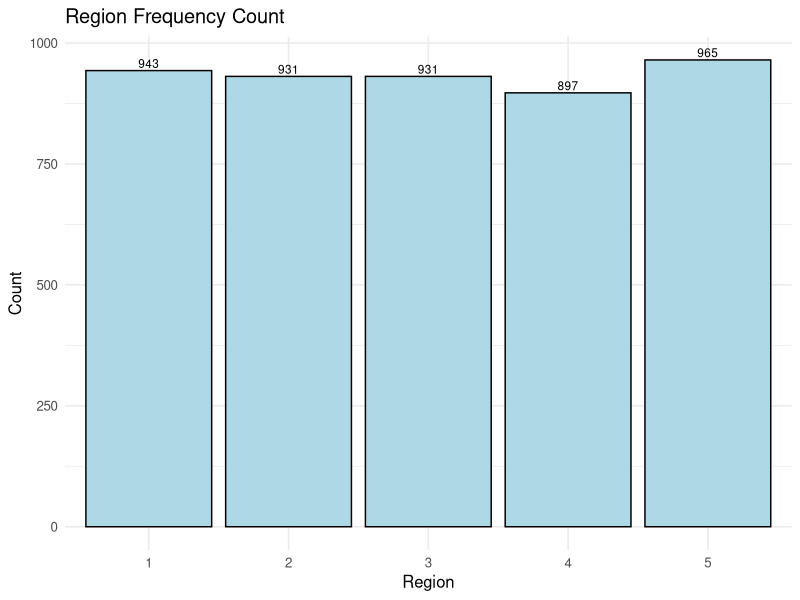
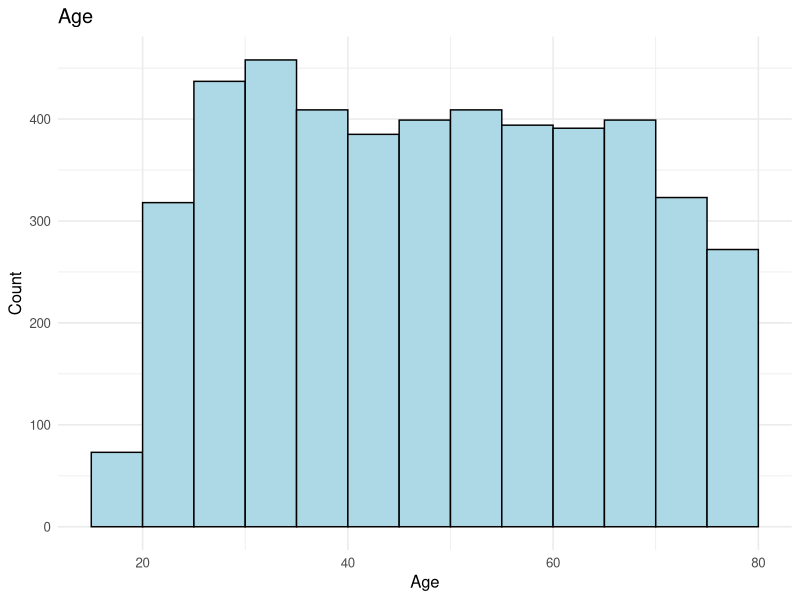
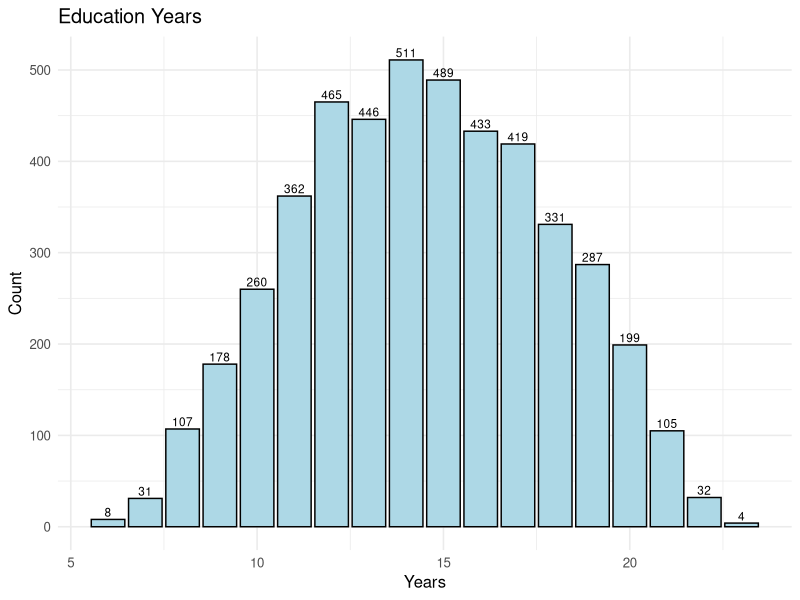
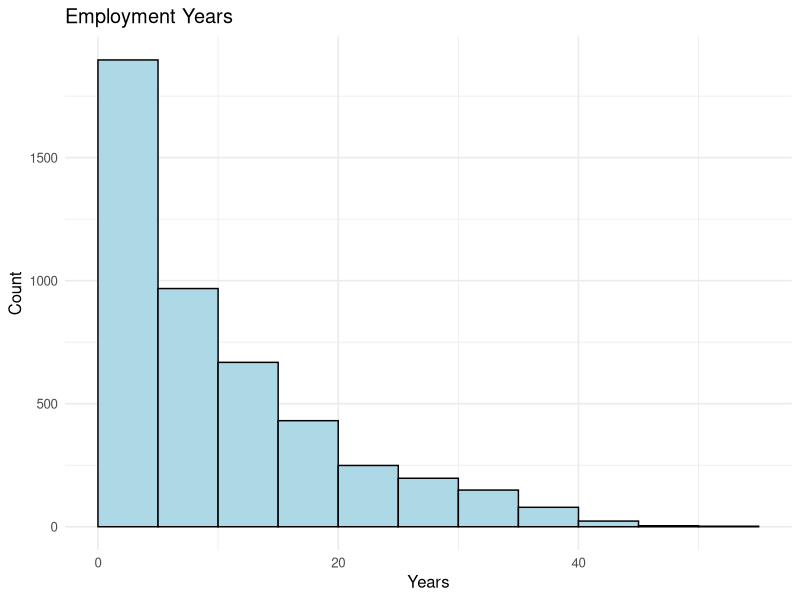
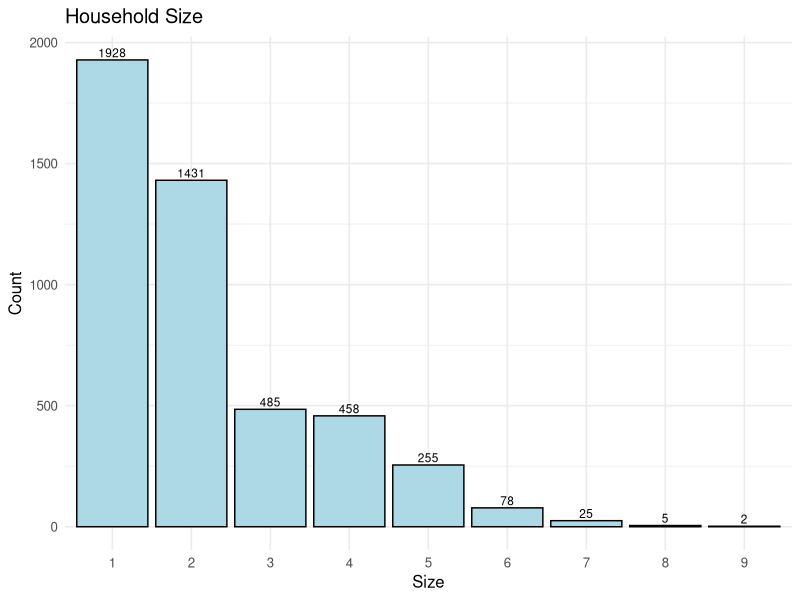
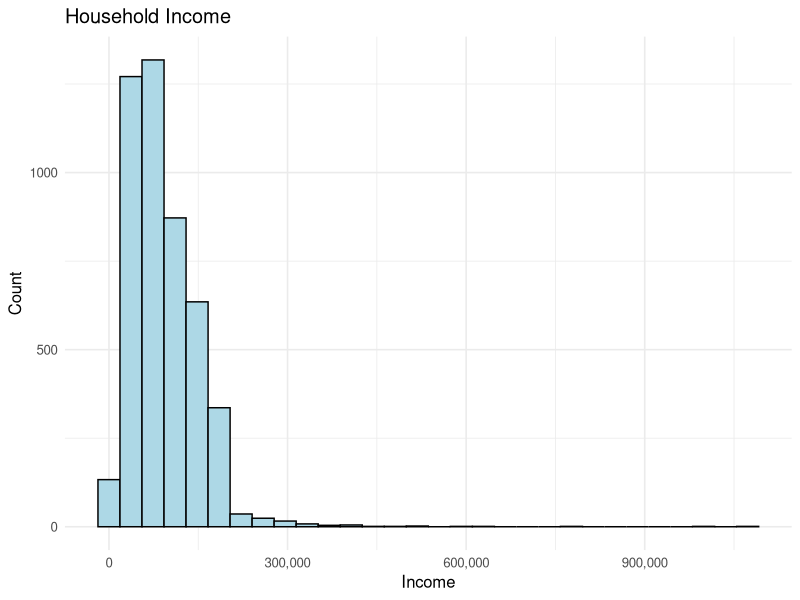
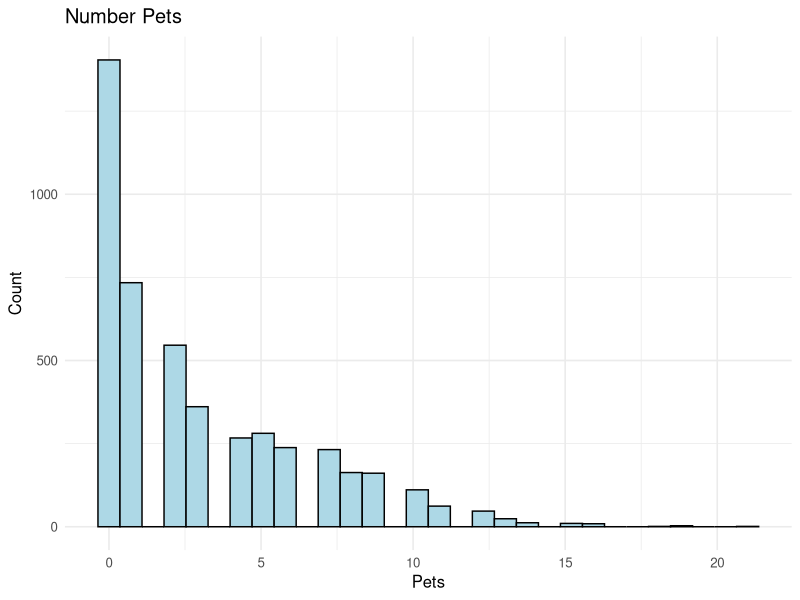
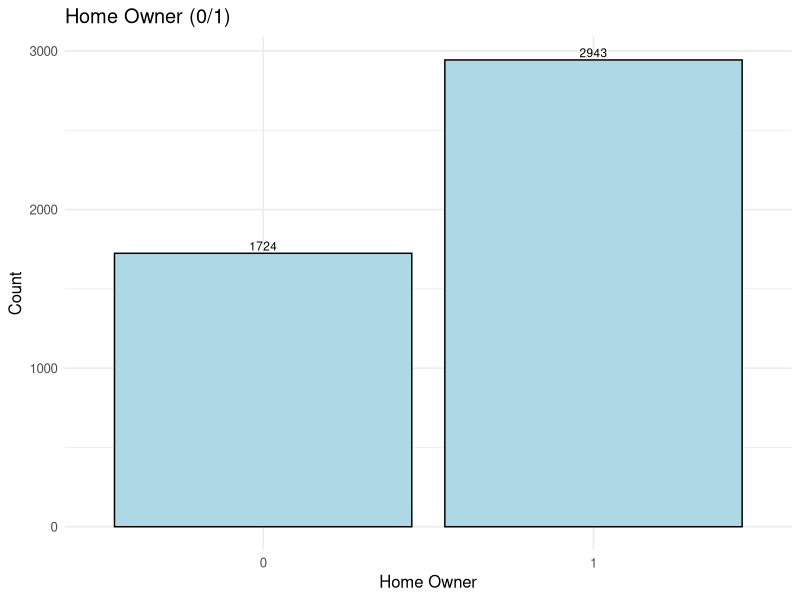

Recreate these plots in R, in order.
## ---- chunk 1
knitr::opts_chunk$set(echo = FALSE)
library(readxl)
library(ggplot2)
library(corrplot)
library(car)
customer_data <- read_excel("./outputs/26-04-14-16/customer_data_cleaned.xlsx")

# Convert columns that should be numeric but may be stored as text
numeric_cols <- c(
  "Region", "Age", "Education Years", "Employment Years", "Household Size",
  "Household Income", "Number Pets", "umber Pets", "Home Owner", "Car Value",
  "Commute Distance", "Credit Card Tenure", "TV Watching Hours",
  "Coupon Redemption", "Brand Tenure Months", "Monthly Spend ProductA",
  "Cumulative Spend ProductA", "Monthly Spend ProductB", "Cumulative Spend ProductB",
  "Monthly Spend ProductC", "Cumulative Spend ProductC", "Total Avg Monthly Spend",
  "High Value Customer"
)

numeric_cols <- intersect(numeric_cols, names(customer_data))

safe_numeric <- function(x) {
  as.numeric(gsub("[^0-9.-]", "", as.character(x)))
}

customer_data[numeric_cols] <- lapply(customer_data[numeric_cols], safe_numeric)
theme_set(theme_minimal(base_size = 12))
## ---- chunk 2
head(customer_data)
str(customer_data)
summary(customer_data)
sum(is.na(customer_data))
## ---- chunk 3
na_rows_productA <- which(is.na(customer_data$`Cumulative Spend ProductA`))
na_rows_productA
customer_data[na_rows_productA, c("CustomerID", "Cumulative Spend ProductA")]
## ---- chunk 4
summary(customer_data$Region)
ggplot(customer_data, aes(x = factor(Region, levels = 1:5))) +
  geom_bar(fill = "lightblue", color = "black") +
  geom_text(stat = "count", aes(label = after_stat(count)), vjust = -0.3, size = 3) +
  labs(title = "Region Frequency Count", x = "Region", y = "Count")
## ---- chunk 5
summary(customer_data$Age)
ggplot(customer_data, aes(x = Age)) +
  geom_histogram(binwidth = 5, fill = "lightblue", color = "black", boundary = 0) +
  labs(title = "Age", x = "Age", y = "Count")
## ---- chunk 6
summary(customer_data$`Education Years`)
ggplot(customer_data, aes(x = `Education Years`)) +
  geom_bar(fill = "lightblue", color = "black") +
  geom_text(stat = "count", aes(label = after_stat(count)), vjust = -0.3, size = 3) +
  labs(title = "Education Years", x = "Years", y = "Count")
## ---- chunk 7
summary(customer_data$`Employment Years`)
ggplot(customer_data, aes(x = `Employment Years`)) +
  geom_histogram(binwidth = 5, fill = "lightblue", color = "black", boundary = 0) +
  labs(title = "Employment Years", x = "Years", y = "Count")
## ---- chunk 8
summary(customer_data$`Household Size`)
ggplot(customer_data, aes(x = factor(`Household Size`))) +
  geom_bar(fill = "lightblue", color = "black") +
  geom_text(stat = "count", aes(label = after_stat(count)), vjust = -0.3, size = 3) +
  labs(title = "Household Size", x = "Size", y = "Count")

## ---- chunk 9
summary(customer_data$`Household Income`)
ggplot(customer_data, aes(x = `Household Income`)) +
  geom_histogram(bins = 30, fill = "lightblue", color = "black") +
  scale_x_continuous(labels = scales::label_comma()) +
  labs(title = "Household Income", x = "Income", y = "Count")
## ---- chunk 10
pet_col <- if ("Number Pets" %in% names(customer_data)) "Number Pets" else "umber Pets"
summary(customer_data[[pet_col]])
ggplot(customer_data, aes(x = .data[[pet_col]])) +
  geom_histogram(bins = 30, fill = "lightblue", color = "black") +
  labs(title = "Number Pets", x = "Pets", y = "Count")
## ---- chunk 11
summary(customer_data$`Home Owner`)
ggplot(customer_data, aes(x = factor(`Home Owner`))) +
  geom_bar(fill = "lightblue", color = "black") +
  geom_text(stat = "count", aes(label = after_stat(count)), vjust = -0.3, size = 3) +
  labs(title = "Home Owner (0/1)", x = "Home Owner", y = "Count")
## ---- chunk 12
summary(customer_data$`Car Value`)
ggplot(customer_data, aes(x = `Car Value`)) +
  geom_histogram(bins = 30, fill = "lightblue", color = "black") +
  labs(title = "Car Value", x = "Car Value", y = "Count")
## ---- chunk 13
customer_data$`Commute Distance`[
  !grepl("^[0-9.]+$", customer_data$`Commute Distance`)
] <- NA

customer_data$`Commute Distance` <- as.numeric(customer_data$`Commute Distance`)
summary(customer_data$`Commute Distance`)
ggplot(customer_data, aes(x =`Commute Distance`)) +
  geom_histogram(binwidth = 5, fill = "lightblue", color = "black", boundary = 0) +
  labs(title = "Commute Distance", x = "Distance", y = "Count")

## ---- chunk 14
summary(customer_data$`Credit Card Tenure`)
ggplot(customer_data, aes(x = `Credit Card Tenure`)) +
  geom_histogram(binwidth = 5, fill = "lightblue", color = "black", boundary = 0) +
  labs(title = "Credit Card Tenure", x = "Tenure", y = "Count")
## ---- chunk 15
summary(customer_data$`TV Watching Hours`)
ggplot(customer_data, aes(x = `TV Watching Hours`)) +
  geom_histogram(binwidth = 5, fill = "lightblue", color = "black", boundary = 0) +
  labs(title = "TV Watching Hours", x = "Hours", y = "Count")
## ---- chunk 16
summary(customer_data$`Coupon Redemption`)
ggplot(customer_data, aes(x = factor(`Coupon Redemption`))) +
  geom_bar(fill = "lightblue", color = "black") +
  geom_text(stat = "count", aes(label = after_stat(count)), vjust = -0.3, size = 3) +
  labs(title = "Coupon Redemption (0/1)", x = "Coupon Redemption", y = "Count")
## ---- chunk 17
summary(customer_data$`Brand Tenure Months`)
ggplot(customer_data, aes(x = `Brand Tenure Months`)) +
  geom_histogram(bins = 30, fill = "lightblue", color = "black") +
  labs(title = "Brand Tenure Months", x = "Months", y = "Count")
## ---- chunk 18
summary(customer_data$`Monthly Spend ProductA`)
ggplot(customer_data, aes(x = `Monthly Spend ProductA`)) +
  geom_histogram(bins = 30, fill = "lightblue", color = "black") +
  labs(title = "Monthly Spend ProductA", x = "Spend", y = "Count")
## ---- chunk 19
summary(customer_data$`Cumulative Spend ProductA`)
ggplot(customer_data, aes(x = `Cumulative Spend ProductA`)) +
  geom_histogram(bins = 30, fill = "lightblue", color = "black") +
  labs(title = "Cumulative Spend ProductA", x = "Spend", y = "Count")
## ---- chunk 20
summary(customer_data$`Monthly Spend ProductB`)
ggplot(customer_data, aes(x = `Monthly Spend ProductB`)) +
  geom_histogram(bins = 30, fill = "lightblue", color = "black") +
  labs(title = "Monthly Spend ProductB", x = "Spend", y = "Count")
## ---- chunk 21
summary(customer_data$`Cumulative Spend ProductB`)
ggplot(customer_data, aes(x = `Cumulative Spend ProductB`)) +
  geom_histogram(bins = 30, fill = "lightblue", color = "black") +
  labs(title = "Cumulative Spend ProductB", x = "Spend", y = "Count")
## ---- chunk 22
summary(customer_data$`Monthly Spend ProductC`)
ggplot(customer_data, aes(x = `Monthly Spend ProductC`)) +
  geom_histogram(bins = 30, fill = "lightblue", color = "black") +
  labs(title = "Monthly Spend ProductC", x = "Spend", y = "Count")
## ---- chunk 23
summary(customer_data$`Cumulative Spend ProductC`)
ggplot(customer_data, aes(x = `Cumulative Spend ProductC`)) +
  geom_histogram(bins = 30, fill = "lightblue", color = "black") +
  labs(title = "Cumulative Spend ProductC", x = "Spend", y = "Count")
## ---- chunk 24
summary(customer_data$`Total Avg Monthly Spend`)
ggplot(customer_data, aes(x = `Total Avg Monthly Spend`)) +
  geom_histogram(bins = 30, fill = "lightblue", color = "black") +
  labs(title = "Total Avg Monthly Spend", x = "Spend", y = "Count")
## ---- chunk 25
summary(customer_data$`High Value Customer`)
ggplot(customer_data, aes(x = factor(`High Value Customer`))) +
  geom_bar(fill = "lightblue", color = "black") +
  geom_text(stat = "count", aes(label = after_stat(count)), vjust = -0.3, size = 3) +
  labs(title = "High Value Customer (0/1)", x = "High Value Customer", y = "Count")
## ---- chunk 26
summary(customer_data$Gender)
ggplot(customer_data, aes(x = Gender)) +
  geom_bar(fill = "lightblue", color = "black") +
  geom_text(stat = "count", aes(label = after_stat(count)), vjust = -0.3, size = 3) +
  labs(title = "Gender Frequency Count", x = "Gender", y = "Count")
## ---- chunk 27
summary(customer_data$`Job Category`)
ggplot(customer_data, aes(x = `Job Category`)) +
  geom_bar(fill = "lightblue", color = "black") +
  geom_text(stat = "count", aes(label = after_stat(count)), vjust = -0.3, size = 3) +
  labs(title = "Job Category Frequency Count", x = "Job Category", y = "Count")
## ---- chunk 28
summary(customer_data$`Marital Status`)
ggplot(customer_data, aes(x = `Marital Status`)) +
  geom_bar(fill = "lightblue", color = "black") +
  geom_text(stat = "count", aes(label = after_stat(count)), vjust = -0.3, size = 3) +
  labs(title = "Marital Status Frequency Count", x = "Marital Status", y = "Count")
## ---- chunk 29
summary(customer_data$`Car Ownership`)
ggplot(customer_data, aes(x = `Car Ownership`)) +
  geom_bar(fill = "lightblue", color = "black") +
  geom_text(stat = "count", aes(label = after_stat(count)), vjust = -0.3, size = 3) +
  labs(title = "Car Ownership Frequency Count", x = "Car Ownership", y = "Count")
## ---- chunk 30
summary(customer_data$`Car Brand`)
ggplot(customer_data, aes(x = `Car Brand`)) +
  geom_bar(fill = "lightblue", color = "black") +
  geom_text(stat = "count", aes(label = after_stat(count)), vjust = -0.3, size = 3) +
  labs(title = "Car Brand Frequency Count", x = "Car Brand", y = "Count")
## ---- chunk 31
summary(customer_data$`Political Party`)
ggplot(customer_data, aes(x = `Political Party`)) +
  geom_bar(fill = "lightblue", color = "black") +
  geom_text(stat = "count", aes(label = after_stat(count)), vjust = -0.3, size = 3) +
  labs(title = "Political Party Frequency Count", x = "Political Party", y = "Count")
## ---- chunk 32
summary(customer_data$Votes)
ggplot(customer_data, aes(x = Votes)) +
  geom_bar(fill = "lightblue", color = "black") +
  geom_text(stat = "count", aes(label = after_stat(count)), vjust = -0.3, size = 3) +
  labs(title = "Votes Frequency Count", x = "Votes", y = "Count")
## ---- chunk 33
summary(customer_data$`Active Lifestyle`)
ggplot(customer_data, aes(x = `Active Lifestyle`)) +
  geom_bar(fill = "lightblue", color = "black") +
  geom_text(stat = "count", aes(label = after_stat(count)), vjust = -0.3, size = 3) +
  labs(title = "Active Lifestyle Frequency Count", x = "Active Lifestyle", y = "Count")
## ---- chunk 34
summary(customer_data$`Streaming Svcs`)
ggplot(customer_data, aes(x = `Streaming Svcs`)) +
  geom_bar(fill = "lightblue", color = "black") +
  geom_text(stat = "count", aes(label = after_stat(count)), vjust = -0.3, size = 3) +
  labs(title = "Streaming Services Frequency Count", x = "Streaming Services", y = "Count")
## ---- chunk 35
summary(customer_data$`Wireless Internet`)
ggplot(customer_data, aes(x = `Wireless Internet`)) +
  geom_bar(fill = "lightblue", color = "black") +
  geom_text(stat = "count", aes(label = after_stat(count)), vjust = -0.3, size = 3) +
  labs(title = "Wireless Internet Frequency Count", x = "Wireless Internet", y = "Count")
## ---- chunk 36
summary(customer_data$`Smart Phone`)
ggplot(customer_data, aes(x = `Smart Phone`)) +
  geom_bar(fill = "lightblue", color = "black") +
  geom_text(stat = "count", aes(label = after_stat(count)), vjust = -0.3, size = 3) +
  labs(title = "Smart Phone Frequency Count", x = "Smart Phone", y = "Count")
## ---- chunk 37
summary(customer_data$`Twitter Acct`)
ggplot(customer_data, aes(x = `Twitter Acct`)) +
  geom_bar(fill = "lightblue", color = "black") +
  geom_text(stat = "count", aes(label = after_stat(count)), vjust = -0.3, size = 3) +
  labs(title = "Twitter Account Frequency Count", x = "Twitter Account", y = "Count")
## ---- chunk 38
summary(customer_data$`LinkedIn Acct`)
ggplot(customer_data, aes(x = `LinkedIn Acct`)) +
  geom_bar(fill = "lightblue", color = "black") +
  geom_text(stat = "count", aes(label = after_stat(count)), vjust = -0.3, size = 3) +
  labs(title = "LinkedIn Account Frequency Count", x = "LinkedIn Account", y = "Count")
## ---- chunk 39
summary(customer_data$`Facebook Acct`)
ggplot(customer_data, aes(x = `Facebook Acct`)) +
  geom_bar(fill = "lightblue", color = "black") +
  geom_text(stat = "count", aes(label = after_stat(count)), vjust = -0.3, size = 3) +
  labs(title = "Facebook Account Frequency Count", x = "Facebook Account", y = "Count")
## ---- chunk 40
summary(customer_data$`News Subscriber`)
ggplot(customer_data, aes(x = `News Subscriber`)) +
  geom_bar(fill = "lightblue", color = "black") +
  geom_text(stat = "count", aes(label = after_stat(count)), vjust = -0.3, size = 3) +
  labs(title = "News Subscriber Frequency Count", x = "News Subscriber", y = "Count")
## ---- chunk 41
num_data <- customer_data[sapply(customer_data, is.numeric)]
corr_mat <- round(cor(num_data, use = "pairwise.complete.obs"), 3)
corr_mat
## ---- chunk 42
# Larger figure and adjusted text sizes to reduce crowding
corrplot(
  corr_mat,
  method = "circle",
  type = "lower",
  order = "hclust",
  tl.col = "black",
  tl.srt = 45,
  tl.cex = 0.8,       # label text size
  cl.cex = 0.9,       # color legend text size
  number.cex = 0.6,   # coefficient text size (if shown)
  addCoef.col = NULL, # hide numeric coefficients to avoid overlap
  col = colorRampPalette(c("#2166ac", "white", "#b2182b"))(200),
  mar = c(0, 0, 2, 0), # a bit more top margin for the title
  title = "Simple Correlation Plot"
)
## ---- chunk 43
# Top correlations with target variable for linear regression selection
target_var <- "Total Avg Monthly Spend"

target_corr <- cor(num_data, use = "pairwise.complete.obs")[, target_var]
target_corr <- target_corr[names(target_corr) != target_var]

top_corr <- data.frame(
  variable = names(target_corr),
  correlation = as.numeric(target_corr),
  abs_correlation = abs(as.numeric(target_corr))
)

top_corr <- top_corr[order(-top_corr$abs_correlation), ]
head(top_corr, 10)
## ---- chunk 44
# Automatic predictor filtering and logistic regression

# In R formulas, spaces cause problems, so this function wraps those names in backticks:
safe_name <- function(x) {
  if (grepl("^[A-Za-z0-9_.]+$", x)) x else paste0("`", x, "`")
}

#Here are the columns I want (Independent Vars)
model_vars <- c(
  "High Value Customer",
  "Total Avg Monthly Spend",
  "Household Income",
  "Age",
  "Household Size",
  "Home Owner",
  "Credit Card Tenure",
  "Brand Tenure Months",
  "Coupon Redemption",
  "Streaming Svcs",
  "Wireless Internet",
  "Smart Phone"
)
# Only keep the ones that actually exist in the dataset (Optional Robust Check)
model_vars <- intersect(model_vars, names(customer_data))
# Copy rows into new smaller dataframe
mod_data <- customer_data[ , model_vars]

# Ensure logistic model outcome is binary factor 0/1
mod_data$`High Value Customer` <- as.factor(ifelse(as.numeric(mod_data$`High Value Customer`)>0, 1, 0))

# 1) Drop columns with all NA or single unique value
# This checks whether a variable is basically useless because it has only one value.
# 
# Example:
# 
# if every person had Home Owner = 1
# then that variable tells us nothing
# 
# So the code removes columns that are:
# 
# all missing, or
# only one unique value
nzv <- sapply(mod_data, function(x) length(unique(na.omit(x))) <= 1)
if (any(nzv)) cat("Dropping no-variation vars:", paste(names(nzv)[nzv], collapse=", "), "\n")
mod_data <- mod_data[ , !nzv, drop=FALSE]

# 2) Near-zero variance for factors / zero sd for numerics
# This is similar, but a little smarter.
# 
# It asks:
# 
# “Is this variable almost always the same value?”
# 
# For numeric variables:
# 
# if standard deviation is 0, remove it
# 
# For categorical variables:
# 
# if one category makes up more than 99.5% of the data, remove it
# Because if a variable is almost constant, it usually doesn’t help the model and can create instability.
nearzero <- sapply(names(mod_data), function(nm){
  if (nm=="High Value Customer") return(FALSE)
  x <- mod_data[[nm]]
  xnm <- na.omit(x)
  if (length(xnm)==0) return(TRUE)
  if (is.numeric(xnm)) return(sd(xnm, na.rm=TRUE)==0)
  tbl <- table(xnm)
  max(tbl)/sum(tbl) > 0.995
})
if (any(nearzero)) { cat("Dropping near-zero vars:", paste(names(nearzero)[nearzero], collapse=", "), "\n"); mod_data <- mod_data[ , !nearzero, drop=FALSE] }

# 3) Perfect separation checks
# This is one of the most important parts.
# 
# What is perfect separation?
# 
# It means one predictor can almost perfectly split the outcome.
# 
# Example:
# 
# everyone with X > 100 is a high-value customer
# everyone with X <= 100 is not
# 
# That sounds great, but in logistic regression it actually causes problems:
# 
# coefficients blow up
# model becomes unstable
# standard errors get weird
# 
# So the code searches for variables that separate 0s and 1s too perfectly, then drops them.
# 
# That’s why your output said:
# 
# Dropping perfect/separating vars: Total Avg Monthly Spend
# 
# That means this variable was almost too good at identifying the outcome.
sep_vars <- character()
for (nm in setdiff(names(mod_data), "High Value Customer")){
  x <- mod_data[[nm]]
  if (is.numeric(x)){
    a0 <- x[mod_data$`High Value Customer`==0]
    a1 <- x[mod_data$`High Value Customer`==1]
    if (length(na.omit(a0))>0 && length(na.omit(a1))>0){
      if (max(a0, na.rm=TRUE) < min(a1, na.rm=TRUE) || max(a1, na.rm=TRUE) < min(a0, na.rm=TRUE)){
        sep_vars <- c(sep_vars, nm)
      }
    }
  } else {
    tbl <- table(x, mod_data$`High Value Customer`)
    if (nrow(tbl)>0 && any(apply(tbl,1,function(r) r[1]==0 || r[2]==0))) sep_vars <- c(sep_vars, nm)
  }
}
if (length(sep_vars)>0){ cat("Dropping perfect/separating vars:", paste(unique(sep_vars), collapse=", "), "\n"); mod_data <- mod_data[ , !(names(mod_data) %in% sep_vars), drop=FALSE] }

# 4) High pairwise correlation among numerics (>0.9): drop the lower-variance member
# This checks for multicollinearity.
# 
# That means:
# 
# two predictors are telling almost the same story
# 
# Example:
# 
# Credit Card Tenure and Brand Tenure Months might move together a lot
# 
# If two variables correlate above 0.9, the code drops one of them.
# Because highly correlated predictors can:
# 
# make coefficients unstable
# inflate standard errors
# make interpretation messy
# 
# The code keeps the one with higher variance and drops the other.
# 
# That’s why your output said:
# 
# Dropping highly correlated numeric vars: Credit Card Tenure
num_idx <- sapply(mod_data, is.numeric)
num_idx["High Value Customer"] <- FALSE
num_names <- names(mod_data)[num_idx]
if (length(num_names)>1){
  cor_mat <- cor(mod_data[ , num_names], use="pairwise.complete.obs")
  high_pairs <- which(abs(cor_mat) > 0.9 & abs(cor_mat) < 1, arr.ind=TRUE)
  drop_cols <- character()
  if (nrow(high_pairs)>0){
    for (i in seq_len(nrow(high_pairs))){
      a <- rownames(cor_mat)[high_pairs[i,1]]
      b <- colnames(cor_mat)[high_pairs[i,2]]
      var_a <- var(mod_data[[a]], na.rm=TRUE); var_b <- var(mod_data[[b]], na.rm=TRUE)
      drop_cols <- c(drop_cols, ifelse(var_a < var_b, a, b))
    }
    drop_cols <- unique(drop_cols)
    cat("Dropping highly correlated numeric vars:", paste(drop_cols, collapse=", "), "\n")
    mod_data <- mod_data[ , !(names(mod_data) %in% drop_cols), drop=FALSE]
  }
}

# 5) Iterative VIF-based removal if possible (silent if car not installed)
# This part tries to calculate VIF = Variance Inflation Factor.
# 
# VIF tells you whether a variable is too predictable from the other predictors.
# 
# Rule of thumb:
# 
# VIF > 10 = bad multicollinearity
# 
# If that happens,drops those variables too
if (ncol(mod_data) > 2){
  pred_names <- setdiff(names(mod_data), "High Value Customer")
  fterms <- paste(vapply(pred_names, safe_name, character(1)), collapse = " + ")
  f <- as.formula(paste(safe_name("High Value Customer"), "~", fterms))
  mm <- model.matrix(f, data = mod_data)
  mm <- mm[, colnames(mm)!="(Intercept)", drop=FALSE]
  vif_vals <- sapply(seq_len(ncol(mm)), function(i){
    r <- summary(lm(mm[,i] ~ mm[,-i]))$r.squared
    if (is.na(r)) NA else 1/(1-r)
  })
  names(vif_vals) <- colnames(mm)
  high_vif <- names(vif_vals)[which(vif_vals>10)]
  if (length(high_vif)>0){
    orig_drop <- unique(sub("^(.*?)[:].*$", "\\1", high_vif))
    cat("Dropping high-VIF variables (>",10,"):", paste(orig_drop, collapse=", "), "\n")
    mod_data <- mod_data[ , !(names(mod_data) %in% orig_drop), drop=FALSE]
  }
}

# Final model fit
terms <- setdiff(names(mod_data), "High Value Customer")
if (length(terms)==0) stop('No predictors remain after automatic filtering.')
terms_safe <- vapply(terms, safe_name, character(1))
formula_terms <- paste(terms_safe, collapse = " + ")
logit_formula <- as.formula(paste(safe_name("High Value Customer"), "~", formula_terms))
logit_model <- glm(logit_formula, data = mod_data, family = binomial(), na.action = na.omit)

summary(logit_model)
# In logistic regression, coefficients are in log-odds, which are hard to interpret.
# 
# So this converts them to odds ratios, which are easier.
# 
# Example:
# 
# coefficient = 1.077
# odds ratio = exp(1.077) ≈ 2.94
# Smart Phone → Odds Ratio ≈ 2.94
# 
# People with smartphones are about 2.94 times more likely to be high-value customers
# Odds Ratio = 2.94  
# CI = [2.10, 4.10]
# 
# We are 95% (confint R func convention) confident the true odds ratio is between 2.10 and 4.10
odds <- exp(coef(logit_model))
ci <- tryCatch(exp(confint(logit_model)), error = function(e) matrix(NA, nrow=length(odds), ncol=2))
odds_table <- data.frame(Estimate = coef(logit_model), OddsRatio = odds, CI_low = ci[,1], CI_high = ci[,2])
print(odds_table)
null_dev <- logit_model$null.deviance
resid_dev <- logit_model$deviance
pseudo_r2 <- 1 - resid_dev/null_dev
cat("Pseudo R-squared:", round(pseudo_r2, 4), "\n")
cat("Observations used:", length(logit_model$fitted.values), "\n")
